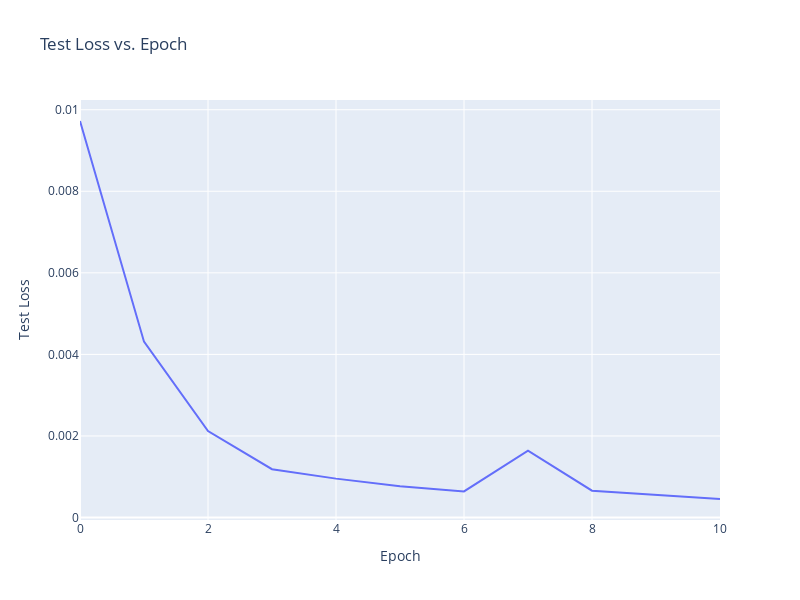

Notebook cell for this chart:
### Code cell
fig = go.Figure()
fig.add_trace(go.Scatter(x=list(range(21)), y=quantum_loss_test, mode='lines'))

fig.update_layout(title="Test Loss vs. Epoch",
                  xaxis_title="Epoch",
                  yaxis_title="Test Loss",
                  width=800,
                  height=600)

fig.show()

### Figure 1 — Plotly figure (JSON) as saved in the notebook; plotly's stock layout.template omitted (floating-point values rounded to 4 significant figures)
{"data": [{"mode": "lines", "type": "scatter", "x": [0, 1, 2, 3, 4, 5, 6, 7, 8, 9, 10, 11, 12, 13, 14, 15, 16, 17, 18, 19, 20], "y": [0.009724, 0.004312, 0.002121, 0.001184, 0.0009537, 0.0007682, 0.0006387, 0.001637, 0.000658, 0.000551, 0.0004538]}], "layout": {"height": 600, "title": {"text": "Test Loss vs. Epoch"}, "width": 800, "xaxis": {"title": {"text": "Epoch"}}, "yaxis": {"title": {"text": "Test Loss"}}}}
